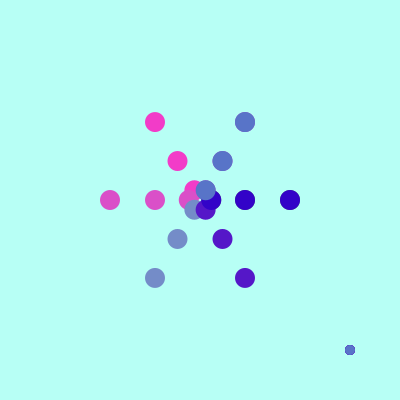
Frame 1 (no input)
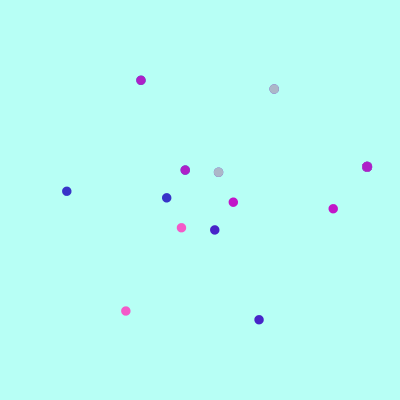
Frame 60 (the mouse pressed at the canvas centre just before this capture)
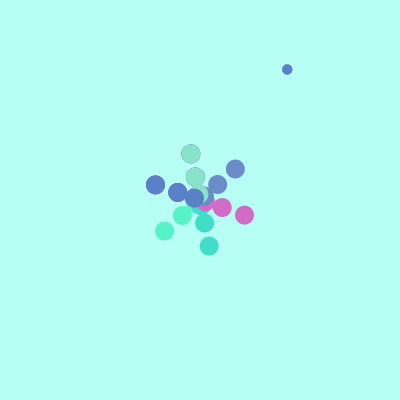
Frame 120 (the mouse held since frame 60 and released just before this capture)

The Processing sketch that drew these frames (run headless with seeded random() and noise(); from frame 60 on, the mouse is pressed at the canvas centre):

// Processing sketch: processing_81891
// ── processing_81891.pde

int x=0;
int y =0;
float r=0;
float radius = 90.0;
float z = 20;

void setup() {
  size(400, 400);

  fill(100);
  frameRate(20);
  smooth();
  noStroke();
  noiseSeed(0);
}


void draw() {
  background(183, 255, 245);
  translate(width/2, height/2);
  rotate(r);

  for (int deg = 0; deg < 360*6; deg += 300) {

    float ra= 20;
    float angle = radians(deg);
    float x =0 + (cos(angle) * radius/2);
    float y =0 + (sin(angle) * radius/2);

    ellipse(x*2, y*2, z, z);
    ellipse(x, y, z, z);
    ellipse(x/4, y/4, z, z);

    ellipse(z+130, z+130, 10, 10);

    fill(random(255), random(255), 200);
  }
  radius = radius + 3;
  z -= 0.5;


  if (radius > 300) { 
    scale(3);
    ellipse(random(x), random(y), 100, 100);
    radius -= 400;
    z = 5.0;
  }

  r += PI/16;
}
